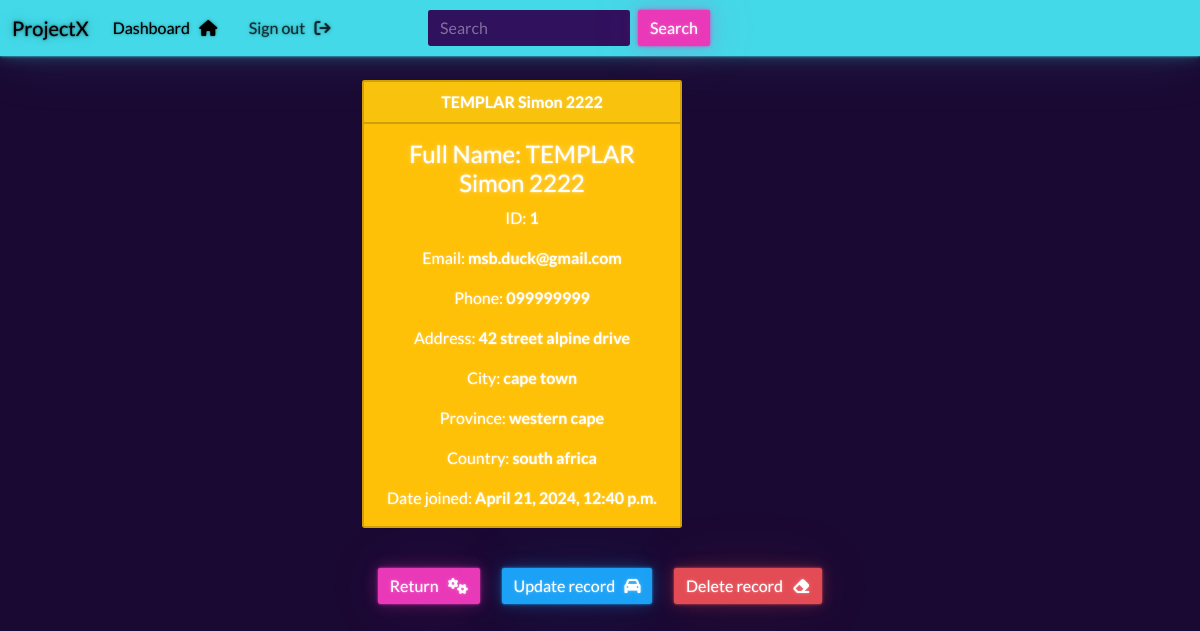
The page /record/1 (signed in) on the database its author committed.
### webapp/models.py (models this page shows, shortened)
class Record(models.Model):
    creation_date=models.DateTimeField(auto_now_add=True)
    first_name=models.CharField(max_length=100)
    last_name=models.CharField(max_length=100)
    email=models.CharField(max_length=255)
    phone=models.CharField(max_length=20)
    address=models.CharField(max_length=300)
    city=models.CharField(max_length=255)
    province=models.CharField(max_length=200)
    country=models.CharField(max_length=125)

### webapp/views.py (the view)
# urls.py: path('record/<int:pk>', views.singular_record, name="record" ),
@login_required(login_url='my-login')
def singular_record(request, pk):
    all_records = Record.objects.get(id=pk)
    context = {'record': all_records}
    return render(request, 'webapp/view-record.html', context=context)

### webapp/templates/webapp/view-record.html (shortened to what this page needs)
{% extends 'webapp/base.html' %}
{% block content %}
<body>
<div class="container text-center form-layout">
<div class="card text-white bg-warning mb-3 text-center" style="max-width: 20rem;">
    <div class="card-header"><strong>{{record.last_name|upper}} {{record.first_name}}  </strong></div>
    <div class="card-body">
      <h4 class="card-title">Full Name:  {{record.last_name|upper}} {{record.first_name}}</h4>
      <p class="card-text">ID: <strong> {{record.id}} </strong></p>
      <p class="card-text">Email: <strong> {{record.email}} </strong></p>
      <p class="card-text">Phone: <strong> {{record.phone}} </strong></p>
      <p class="card-text">Address: <strong> {{record.address}} </strong></p>
      <p class="card-text">City: <strong> {{record.city}} </strong></p>
      <p class="card-text">Province: <strong> {{record.province}} </strong></p>
      <p class="card-text">Country: <strong> {{record.country}} </strong></p>
      <p class="card-text">Date joined: <strong> {{record.creation_date}} </strong></p>
    </div>
  </div>
  <br>
  <a href="{% url 'dashboard' %}" class="btn btn-secondary">Return &nbsp; <i class="fa fa-cogs" aria-hidden="true"></i></a>
  <a href="{% url 'update-record' record.id %}" class="btn btn-info">Update record &nbsp; <i class="fa fa-car" aria-hidden="true"></i></a>
  <a href="{% url 'delete-record' record.id %}" class="btn btn-danger">Delete record &nbsp; <i class="fa fa-eraser" aria-hidden="true"></i></a>
</div>
</body>
{% endblock %}

### static/css/styles.css (style rules this page uses)
.form-layout { border-radius: 15px; width: 500px; }

### rows shown on the page
Record: last_name "TEMPLAR", first_name "Simon 2222", id "1", email "msb.duck@gmail.com", phone "099999999", address "42 street alpine drive", city "cape town", province "western cape", country "south africa", creation_date "April 21, 2024, 12:40 p.m."
